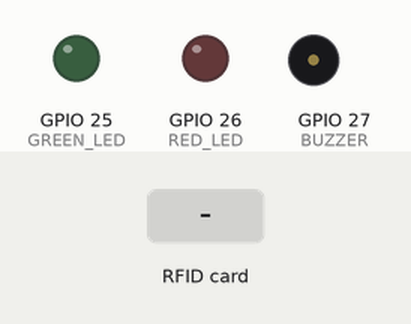
Bench run of a sketch on a simulated ESP32. On the bench: output pins drawn as LEDs (lit = HIGH), buzzer (waves = sounding). The test bench sets the inputs (shaded band). WiFi joins after 1.5 s; servers stay silent unless stated; uploads are accepted with an empty reply; what the sketch prints to the serial monitor is not drawn.

Above: at 2.7 s.
2.8 s: RFID card 5E 7A 19 C4 held to the reader
At 3.21 s:
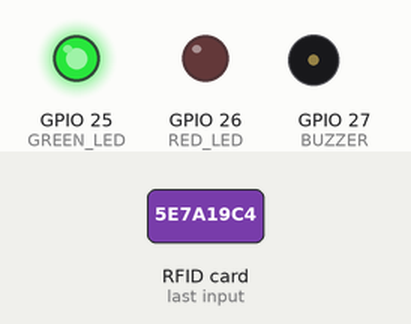
Timing chart, 0 to 5.8 s (numbered marks = the images above; inputs shaded):
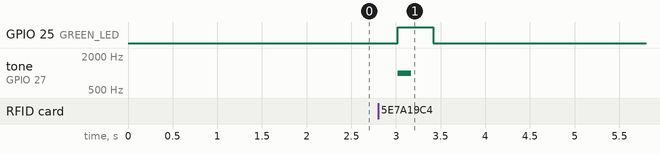

Measured:
- after the input at 2.8 s, GPIO 25 (GREEN_LED): LOW → HIGH after 0.22 s, → LOW 0.40 s later; tone on GPIO 27 (BUZZER): silent → 1000 Hz after 0.22 s, → silent 0.15 s later

The sketch:

attendance_rfid.ino
```cpp
/*
  Smart PG/Hostel Management Platform
  ESP32 + RC522 RFID Reader - Digital Attendance Node
  -----------------------------------------------------
  Wiring (ESP32 <-> RC522):
    RC522 SDA  -> GPIO 5
    RC522 SCK  -> GPIO 18
    RC522 MOSI -> GPIO 23
    RC522 MISO -> GPIO 19
    RC522 RST  -> GPIO 22
    RC522 GND  -> GND
    RC522 3.3V -> 3.3V   (RC522 is NOT 5V tolerant)

  Libraries needed (Arduino Library Manager):
    - MFRC522 by GithubCommunity
    - ArduinoJson by Benoit Blanchon
    - WiFi (built-in for ESP32)
    - HTTPClient (built-in for ESP32)

  Flow:
    1. Student taps RFID card on reader.
    2. ESP32 reads the card UID.
    3. Sends UID + device_id + hostel_id to backend via HTTPS POST.
    4. Backend decides IN/OUT automatically and returns result.
    5. Buzzer/LED gives feedback (green=success, red=error).
*/

#include <SPI.h>
#include <MFRC522.h>
#include <WiFi.h>
#include <HTTPClient.h>
#include <ArduinoJson.h>

// ------------- CONFIG: EDIT THESE -------------
const char* WIFI_SSID     = "YOUR_WIFI_SSID";
const char* WIFI_PASSWORD = "YOUR_WIFI_PASSWORD";

// Backend endpoint (use your server's IP/domain; https:// recommended in production)
const char* SERVER_URL    = "http://192.168.1.100:4000/api/attendance/scan";
const char* DEVICE_API_KEY = "change_this_to_a_secret_key"; // must match backend .env

const char* DEVICE_ID   = "ESP32-GATE-01";  // unique per device (e.g. main gate, floor 2 gate)
const int   HOSTEL_ID   = 1;                // this device's hostel ID from backend DB
// ------------------------------------------------

#define SS_PIN   5
#define RST_PIN  22
#define GREEN_LED 25
#define RED_LED   26
#define BUZZER    27

MFRC522 rfid(SS_PIN, RST_PIN);

void setup() {
  Serial.begin(115200);
  SPI.begin();
  rfid.PCD_Init();

  pinMode(GREEN_LED, OUTPUT);
  pinMode(RED_LED, OUTPUT);
  pinMode(BUZZER, OUTPUT);

  connectWiFi();
  Serial.println("Attendance node ready. Tap your RFID card...");
}

void loop() {
  // Reconnect WiFi if dropped
  if (WiFi.status() != WL_CONNECTED) {
    connectWiFi();
  }

  if (!rfid.PICC_IsNewCardPresent() || !rfid.PICC_ReadCardSerial()) {
    return;
  }

  String uid = getUID();
  Serial.println("Card scanned: " + uid);

  sendAttendance(uid);

  rfid.PICC_HaltA();
  rfid.PCD_StopCrypto1();
  delay(1500); // debounce so the same tap isn't registered twice
}

String getUID() {
  String uid = "";
  for (byte i = 0; i < rfid.uid.size; i++) {
    if (rfid.uid.uidByte[i] < 0x10) uid += "0";
    uid += String(rfid.uid.uidByte[i], HEX);
  }
  uid.toUpperCase();
  return uid;
}

void connectWiFi() {
  Serial.print("Connecting to WiFi");
  WiFi.begin(WIFI_SSID, WIFI_PASSWORD);
  int attempts = 0;
  while (WiFi.status() != WL_CONNECTED && attempts < 30) {
    delay(500);
    Serial.print(".");
    attempts++;
  }
  if (WiFi.status() == WL_CONNECTED) {
    Serial.println("\nWiFi connected. IP: " + WiFi.localIP().toString());
  } else {
    Serial.println("\nWiFi connection failed, will retry in loop.");
  }
}

void sendAttendance(String uid) {
  if (WiFi.status() != WL_CONNECTED) {
    signalError();
    return;
  }

  HTTPClient http;
  http.begin(SERVER_URL);
  http.addHeader("Content-Type", "application/json");
  http.addHeader("x-device-key", DEVICE_API_KEY);

  StaticJsonDocument<256> doc;
  doc["rfid_tag"] = uid;
  doc["device_id"] = DEVICE_ID;
  doc["hostel_id"] = HOSTEL_ID;

  String payload;
  serializeJson(doc, payload);

  int httpCode = http.POST(payload);

  if (httpCode == 200) {
    String response = http.getString();
    Serial.println("Response: " + response);
    signalSuccess();
  } else {
    Serial.printf("HTTP error: %d\n", httpCode);
    signalError();
  }

  http.end();
}

void signalSuccess() {
  digitalWrite(GREEN_LED, HIGH);
  tone(BUZZER, 1000, 150);
  delay(400);
  digitalWrite(GREEN_LED, LOW);
}

void signalError() {
  digitalWrite(RED_LED, HIGH);
  tone(BUZZER, 300, 400);
  delay(600);
  digitalWrite(RED_LED, LOW);
}
```
